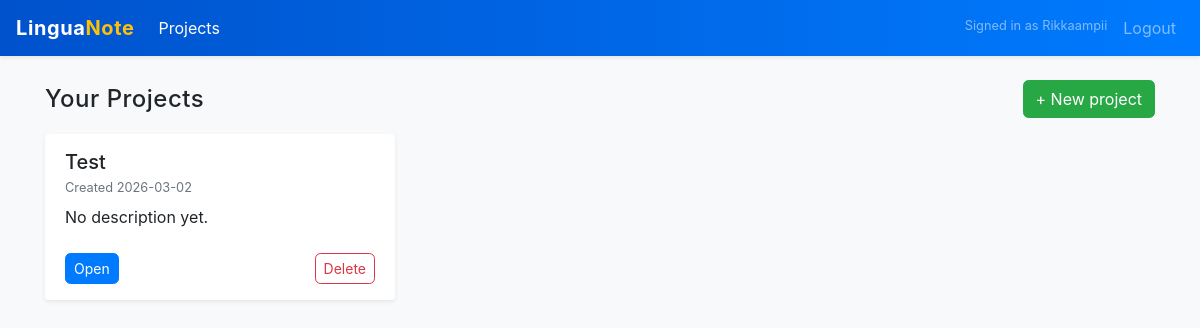
Screenshot of / (signed in) with the database file from the repository.
### app.py (models this page shows, shortened)
class User(db.Model, UserMixin):
    __tablename__ = "user"
    id = db.Column(db.Integer, primary_key=True)
    username = db.Column(db.String(64), unique=True, nullable=False)
    email = db.Column(db.String(120), unique=True)
    password_hash = db.Column(db.String(128))
    projects = db.relationship("Project", backref="user", lazy=True)

class Project(db.Model):
    __tablename__ = "project"
    id = db.Column(db.Integer, primary_key=True)
    user_id = db.Column(db.Integer, db.ForeignKey("user.id"), nullable=False)  # НОВОЕ
    name = db.Column(db.String(120), nullable=False)
    description = db.Column(db.Text)
    created_at = db.Column(db.Date, default=date.today)
    texts = db.relationship("Text", backref="project", lazy=True)
    terms = db.relationship("Term", backref="project", lazy=True)

### app.py (the view)
@app.route("/")
@login_required
def index():
    projects = (
        Project.query
        .filter_by(user_id=current_user.id)
        .order_by(Project.created_at.desc())
        .all()
    )
    return render_template("index.html", projects=projects)

### app.py (called while the page is built)
@login_manager.user_loader
def load_user(user_id):
    return User.query.get(int(user_id))

### templates/index.html
{% extends "layout.html" %}
{% block content %}
<div class="d-flex justify-content-between align-items-center mb-3">
  <h1 class="h4 mb-0">Your Projects</h1>
  <a href="{{ url_for('new_project') }}" class="btn btn-success">
    + New project
  </a>
</div>
{% if projects %}
  <div class="row">
    {% for p in projects %}
      <div class="col-md-4 mb-3">
        <div class="card shadow-sm border-0 h-100 card-hover">
          <div class="card-body d-flex flex-column">
            <h5 class="card-title mb-1">{{ p.name }}</h5>
            <p class="card-text text-muted small mb-2">
              Created {{ p.created_at }}
            </p>
            <p class="card-text flex-grow-1">
              {{ p.description or 'No description yet.' }}
            </p>
            <div class="d-flex justify-content-between align-items-center mt-2">
              <a href="{{ url_for('project_detail', project_id=p.id) }}" class="btn btn-sm btn-primary">
                Open
              </a>
              <form action="{{ url_for('delete_project', project_id=p.id) }}" method="post"
                    onsubmit="return confirm('Delete this project?');">
                <button type="submit" class="btn btn-sm btn-outline-danger">Delete</button>
              </form>
            </div>
          </div>
        </div>
      </div>
    {% endfor %}
  </div>
{% else %}
  <div class="text-muted">
    You have no projects yet. Click <strong>New project</strong> to create one.
  </div>
{% endif %}
{% endblock %}

### templates/layout.html (shortened to what this page needs)
<!DOCTYPE html>
<html lang="en">
  <head>
    <link rel="stylesheet"
          href="https://cdn.jsdelivr.net/npm/bootstrap@4.5.3/dist/css/bootstrap.min.css"
>
    <link rel="stylesheet" href="{{ url_for('static', filename='styles.css') }}">
  </head>
  <body class="bg-light">
    <nav class="navbar navbar-expand-lg navbar-dark bg-primary shadow-sm">
      <a class="navbar-brand font-weight-bold" href="{{ url_for('index') }}">
        Lingua<span class="text-warning">Note</span>
      </a>
            <div class="collapse navbar-collapse" id="navbarMain">
        <ul class="navbar-nav mr-auto">
          <li class="nav-item {% if request.endpoint == 'index' %}active{% endif %}">
            <a class="nav-link" href="{{ url_for('index') }}">Projects</a>
          </li>
        </ul>
        <ul class="navbar-nav ml-auto">
          {% if current_user.is_authenticated %}
            <li class="nav-item">
              <span class="navbar-text mr-2 small">
                Signed in as {{ current_user.username }}
              </span>
            </li>
            <li class="nav-item">
              <a class="nav-link" href="{{ url_for('logout') }}">Logout</a>
            </li>
          {% endif %}
        </ul>
      </div>
    </nav>
    <main class="py-4">
      <div class="container">
        {% block content %}{% endblock %}
      </div>
    </main>
  </body>
</html>

### static/styles.css (style rules this page uses)
body { font-family: -apple-system, BlinkMacSystemFont, "Segoe UI", sans-serif; }
.card.shadow-sm { box-shadow: 0 0.125rem 0.75rem rgba(15, 23, 42, 0.08); }
body.bg-light { background: #f4f6fb; }
.navbar.bg-primary { background: linear-gradient(90deg, #0052cc, #007bff); }
.btn { border-radius: 0.35rem; }
h1, h2, h3, .h1, .h2, .h3 { letter-spacing: 0.02em; }
.navbar-brand { font-size: 1.25rem; letter-spacing: 0.03em; }
a { transition: color 0.15s ease; }
.card-body { padding: 1rem 1.25rem; }
html, body { height: 100%; }
body { overflow: hidden; }

### rows the page displays
User: username "Rikkaampii"
Project: name "Test", created_at "2026-03-02", description "No description yet."
